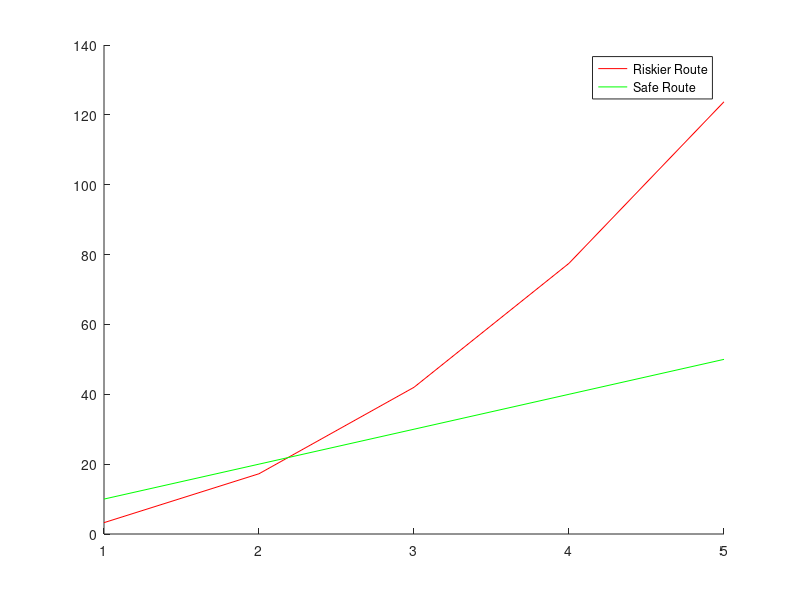

This figure's MATLAB source:
    
p = 0.05;
r2 = 50;
d = 15;
%N = 2;
r1 = 10;

%sumR = 0;
%for i = 1:N
%   Ri = p*(r2+d*i) + (N-i)*r1;
%   sumR = sumR + Ri;
%end

maxN = 5;
expValuesRisk = zeros(1,maxN);
expValuesSafe = zeros(1,maxN);
for N = 1:maxN
    expValuesRisk(N) = N*p*r2 + N^2*r1 + (p*d-r1)*N*(N+1)/2;
    expValuesSafe(N) = N*r1;
end

figure
hold on
plot(expValuesRisk, 'r-');
plot(expValuesSafe, 'g-');
legend('Riskier Route','Safe Route');
hold off
